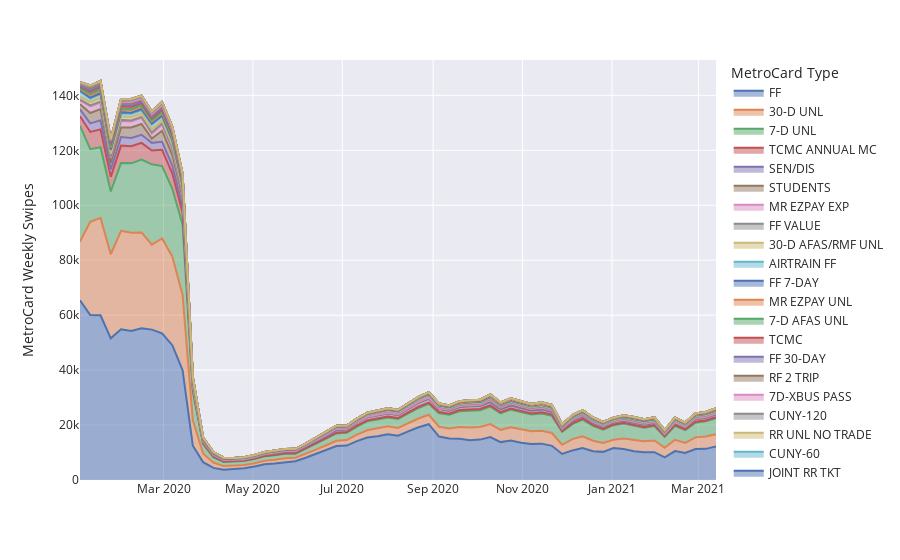

Source (notebook cell):
### Code cell
fig = px.area(
    tmp, 
    x='WEEK', 
    y="swipes", 
    labels={'card_type':'MetroCard Type', 
            'WEEK':'',
            'swipes':'MetroCard Weekly Swipes'},
    custom_data=['card_type', 'swipes', 'WEEK'],
    color="card_type", 
    template='seaborn'
    )

fig.update_layout(hoverdistance=-1)

fig.update_xaxes(spikemode='across', spikethickness=1)
fig.update_traces(
    hovertemplate=
    '<b>MetroCard Type: %{customdata[0]}</b> <br>' +
    'MetroCard Swipes: %{customdata[1]:,} <br>' +
    'Week Ending: %{customdata[2]}<extra></extra>'
    )

fig.show()
